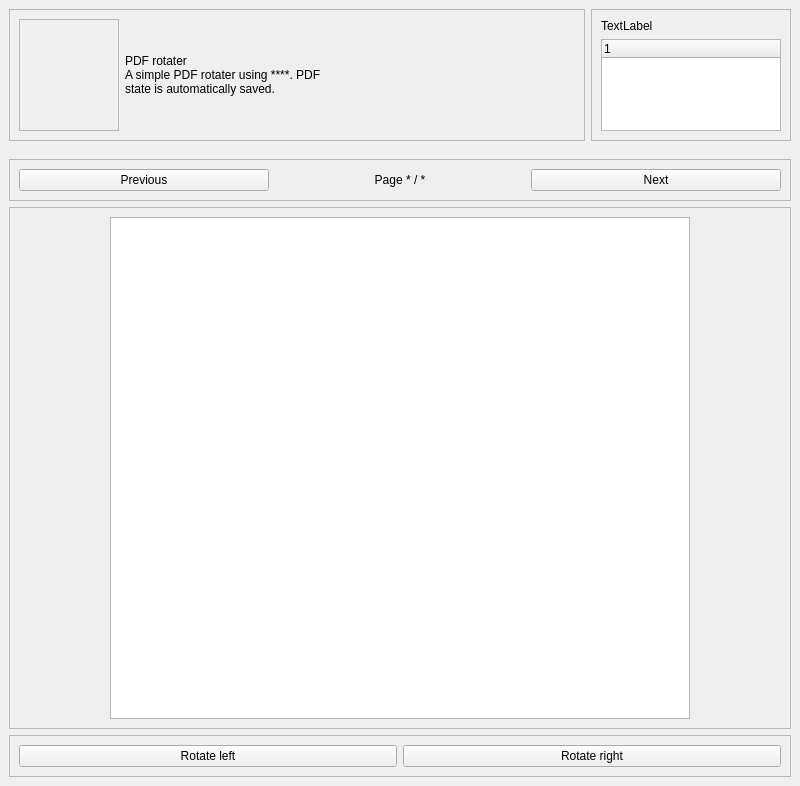
<?xml version="1.0" encoding="UTF-8"?>
<ui version="4.0">
 <class>MainWindow</class>
 <widget class="QMainWindow" name="MainWindow">
  <property name="geometry">
   <rect>
    <x>0</x>
    <y>0</y>
    <width>800</width>
    <height>786</height>
   </rect>
  </property>
  <property name="windowTitle">
   <string>MainWindow</string>
  </property>
  <widget class="QWidget" name="centralwidget">
   <layout class="QVBoxLayout" name="verticalLayout">
    <property name="spacing">
     <number>0</number>
    </property>
    <property name="leftMargin">
     <number>0</number>
    </property>
    <property name="topMargin">
     <number>0</number>
    </property>
    <property name="rightMargin">
     <number>0</number>
    </property>
    <property name="bottomMargin">
     <number>0</number>
    </property>
    <item>
     <widget class="QFrame" name="frame">
      <property name="maximumSize">
       <size>
        <width>16777215</width>
        <height>150</height>
       </size>
      </property>
      <property name="frameShape">
       <enum>QFrame::NoFrame</enum>
      </property>
      <property name="frameShadow">
       <enum>QFrame::Plain</enum>
      </property>
      <layout class="QHBoxLayout" name="horizontalLayout">
       <item>
        <widget class="QFrame" name="frame_3">
         <property name="frameShape">
          <enum>QFrame::StyledPanel</enum>
         </property>
         <property name="frameShadow">
          <enum>QFrame::Raised</enum>
         </property>
         <layout class="QHBoxLayout" name="horizontalLayout_2">
          <item>
           <widget class="QFrame" name="frame_logo">
            <property name="maximumSize">
             <size>
              <width>100</width>
              <height>16777215</height>
             </size>
            </property>
            <property name="frameShape">
             <enum>QFrame::StyledPanel</enum>
            </property>
            <property name="frameShadow">
             <enum>QFrame::Raised</enum>
            </property>
           </widget>
          </item>
          <item>
           <widget class="QLabel" name="label_logo">
            <property name="text">
             <string>PDF rotater
A simple PDF rotater using ****. PDF 
state is automatically saved.</string>
            </property>
           </widget>
          </item>
         </layout>
        </widget>
       </item>
       <item>
        <widget class="QFrame" name="frame_4">
         <property name="maximumSize">
          <size>
           <width>200</width>
           <height>16777215</height>
          </size>
         </property>
         <property name="frameShape">
          <enum>QFrame::StyledPanel</enum>
         </property>
         <property name="frameShadow">
          <enum>QFrame::Raised</enum>
         </property>
         <layout class="QVBoxLayout" name="verticalLayout_2">
          <item>
           <widget class="QLabel" name="label_tree_files">
            <property name="text">
             <string>TextLabel</string>
            </property>
           </widget>
          </item>
          <item>
           <widget class="QTreeWidget" name="tree_files">
            <column>
             <property name="text">
              <string notr="true">1</string>
             </property>
            </column>
           </widget>
          </item>
         </layout>
        </widget>
       </item>
      </layout>
     </widget>
    </item>
    <item>
     <widget class="QFrame" name="frame_2">
      <property name="frameShape">
       <enum>QFrame::NoFrame</enum>
      </property>
      <property name="frameShadow">
       <enum>QFrame::Plain</enum>
      </property>
      <layout class="QVBoxLayout" name="verticalLayout_3">
       <item>
        <widget class="QFrame" name="frame_6">
         <property name="maximumSize">
          <size>
           <width>16777215</width>
           <height>50</height>
          </size>
         </property>
         <property name="frameShape">
          <enum>QFrame::StyledPanel</enum>
         </property>
         <property name="frameShadow">
          <enum>QFrame::Raised</enum>
         </property>
         <layout class="QHBoxLayout" name="horizontalLayout_3">
          <item>
           <widget class="QPushButton" name="btn_page_previous">
            <property name="text">
             <string>Previous</string>
            </property>
           </widget>
          </item>
          <item>
           <widget class="QLabel" name="label_3">
            <property name="text">
             <string>Page * / *</string>
            </property>
            <property name="alignment">
             <set>Qt::AlignCenter</set>
            </property>
           </widget>
          </item>
          <item>
           <widget class="QPushButton" name="btn_page_next">
            <property name="text">
             <string>Next</string>
            </property>
           </widget>
          </item>
         </layout>
        </widget>
       </item>
       <item>
        <widget class="QFrame" name="frame_7">
         <property name="frameShape">
          <enum>QFrame::StyledPanel</enum>
         </property>
         <property name="frameShadow">
          <enum>QFrame::Raised</enum>
         </property>
         <layout class="QVBoxLayout" name="verticalLayout_4">
          <property name="leftMargin">
           <number>100</number>
          </property>
          <property name="rightMargin">
           <number>100</number>
          </property>
          <item>
           <widget class="QGraphicsView" name="graphicsView_pdf"/>
          </item>
         </layout>
        </widget>
       </item>
       <item>
        <widget class="QFrame" name="frame_8">
         <property name="frameShape">
          <enum>QFrame::StyledPanel</enum>
         </property>
         <property name="frameShadow">
          <enum>QFrame::Raised</enum>
         </property>
         <layout class="QHBoxLayout" name="horizontalLayout_4">
          <item>
           <widget class="QPushButton" name="btn_rotate_left">
            <property name="text">
             <string>Rotate left</string>
            </property>
           </widget>
          </item>
          <item>
           <widget class="QPushButton" name="btn_rotate_right">
            <property name="text">
             <string>Rotate right</string>
            </property>
           </widget>
          </item>
         </layout>
        </widget>
       </item>
      </layout>
     </widget>
    </item>
   </layout>
  </widget>
  <widget class="QMenuBar" name="menubar">
   <property name="geometry">
    <rect>
     <x>0</x>
     <y>0</y>
     <width>800</width>
     <height>24</height>
    </rect>
   </property>
  </widget>
 </widget>
 <resources/>
 <connections/>
</ui>
